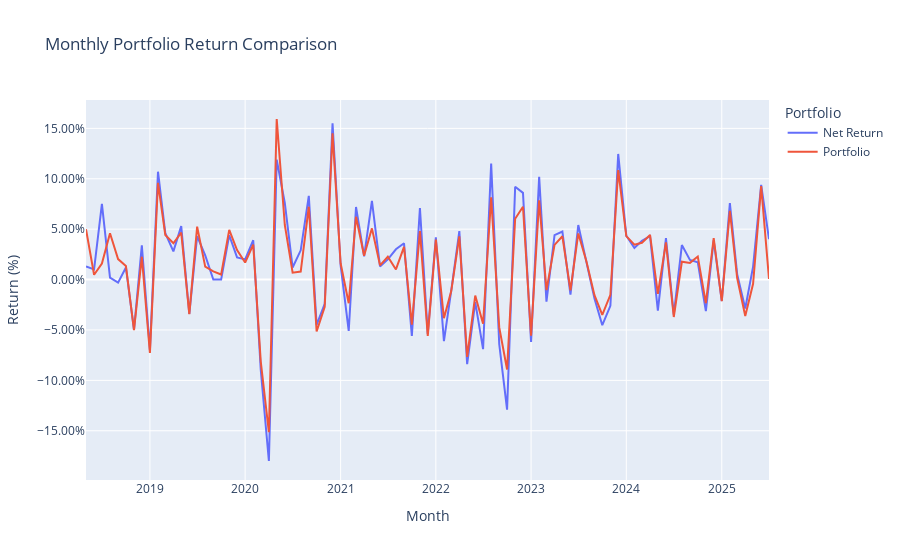

The notebook cell saved with this chart:
### Code cell
plot_monthly_returns(historical_monthly_df, monthly_return_df)
